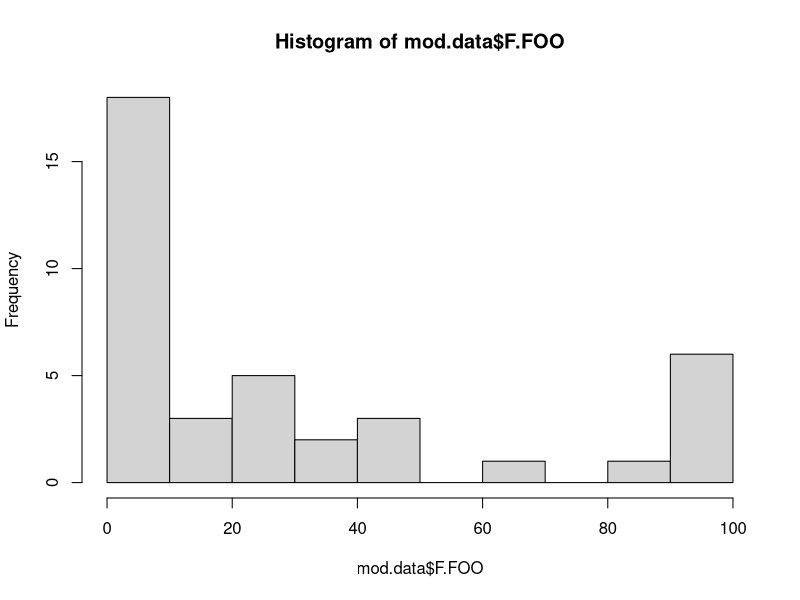
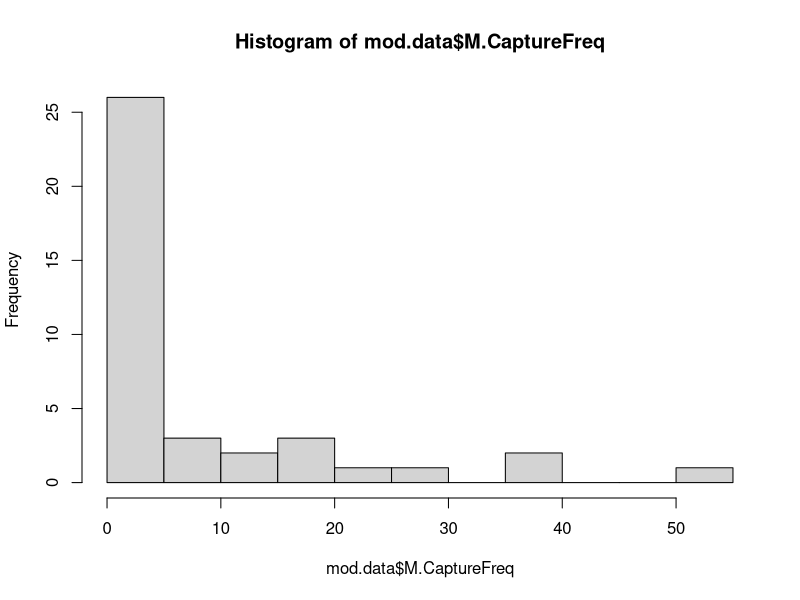
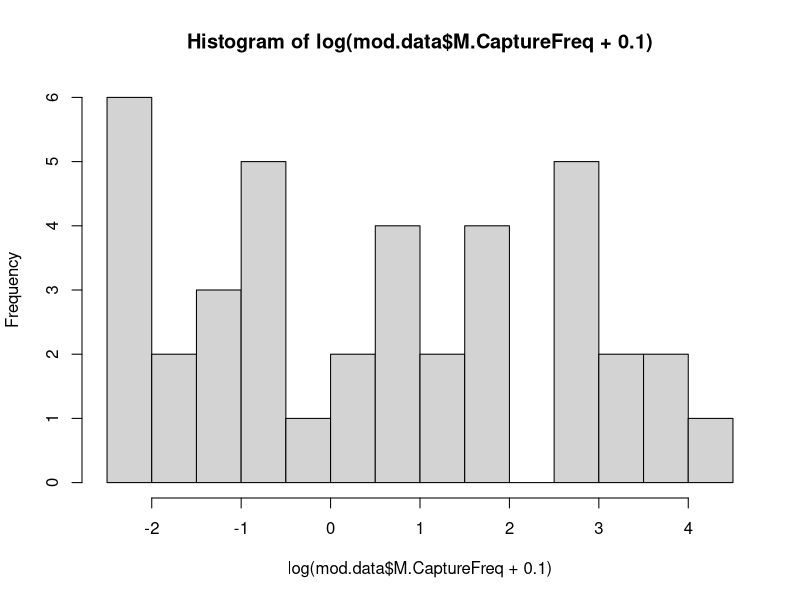
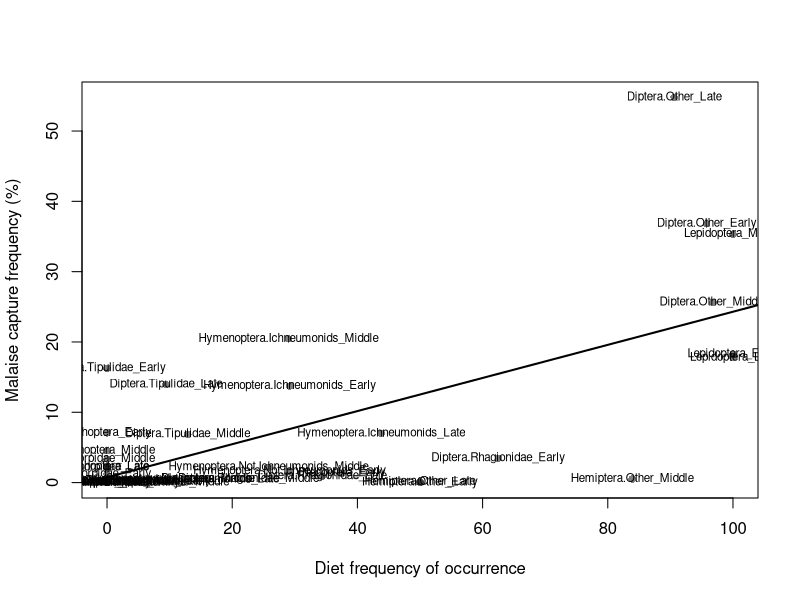
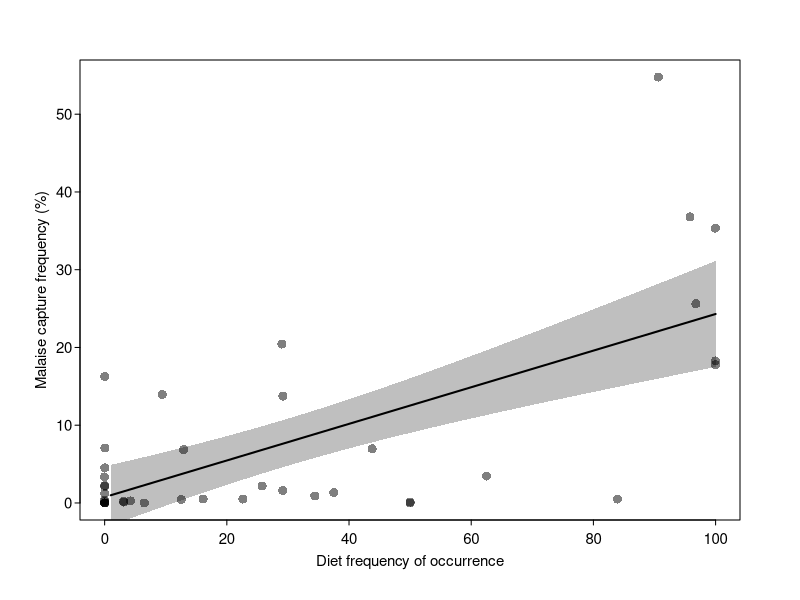

Generate these figures, in order, with R:
#### ---------------------------------------------------------------------------------------- ####
#### Prepare data and run simple models of the relationship between survey results and FOO
##   1) Prepare data for Malaise comparison and run model
##   2) Export a quick plot to show the model relationship (supplementary material)
#### ---------------------------------------------------------------------------------------- ####
library(vegan)
library(dplyr)

folder <- "C:/Users/astil/Dropbox/____Projects____/BTBW Diet/Data"
setwd(folder)


#### ---------------- 1) Prepare data for Malaise comparison and run model ----------------- ####

#### Load data
m.all <- read.csv("Malaise.Order.2021.matrix.csv")
f <- read.csv("Malaise_fecal.csv")
f$Period[which(f$Period == "Mid")] <- "Middle"     # needs to match the Malaise dataset
f.mat <- f %>% select(Hemiptera.Pentatomidae:Panorpidae, ,-Coleoptera)

## Dataframes to receive results
mod.data <- data.frame(Taxon=rep(names(f.mat), times=3), 
                       Season=rep(c("Early","Middle","Late"), each=ncol(f.mat)),
                       F.FOO=NA, M.Captures=NA)
mod.data$RowID <- paste(mod.data$Taxon, mod.data$Season, sep="_")
f.foo <- data.frame(Method=rep("Fecal", ncol(f.mat)), Tax.group=names(f.mat), Early=NA, Middle=NA, Late=NA)


#### Organize Malaise data and add to mod.data
m.all$Lepidoptera <- apply(m.all[, c("Lepidoptera.Adult","Lepidoptera.Larvae")], 1, sum)
m.all$Diptera.Other <- apply(m.all[, c("Diptera.Tachinidae","Diptera.Other.HFT","Diptera.Other.MT")], 1, sum)
m <- m.all %>% select(-c(Lepidoptera.Adult, Lepidoptera.Larvae,Arachnida, Coleoptera,
                      Diptera.Tachinidae, Diptera.Other.HFT, Diptera.Other.MT))

## Combine Malaise abundances per season
m <- m %>% select(Survey, Hemiptera.Pentatomidae:Panorpidae, Lepidoptera, Diptera.Other)
m <- m %>% group_by(Survey) %>%
  summarize(across(everything(), sum)) 

## Add to mod.data
m2 <- data.frame(Taxon=rep(names(m)[2:ncol(m)], times=3),
                Season=rep(m$Survey, each=length(names(m)[2:ncol(m)])),
                M.Captures=NA)
m2$RowID <- paste(m2$Taxon, m2$Season, sep="_")
m2$M.Captures <- c(as.numeric(m[1, 2:ncol(m)]),       # Force data to correct format
                   as.numeric(m[2 ,2:ncol(m)]),
                   as.numeric(m[3, 2:ncol(m)]))
mod.data$M.Captures <- m2$M.Captures[match(mod.data$RowID, m2$RowID)]

## For easier comparisons, convert # of captures to % of total captures in a season
mod.data$Capture.sum <- rep(c(sum(mod.data$M.Captures[mod.data$Season=="Early"]),
                              sum(mod.data$M.Captures[mod.data$Season=="Middle"]),
                              sum(mod.data$M.Captures[mod.data$Season=="Late"])),
                            each=nrow(f.foo))
mod.data$M.CaptureFreq <- round((mod.data$M.Captures / mod.data$Capture.sum) * 100, 3)


#### Calculate FOO for fecal samples, separated by season
f.mat.e <- f.mat[which(f$Period=="Early"),]
f.mat.m <- f.mat[which(f$Period=="Middle"),]
f.mat.l <- f.mat[which(f$Period=="Late"),]
f.foo$Early <- round(specnumber(f.mat.e, MARGIN=2)/nrow(f.mat.e),3)*100
f.foo$Middle <- round(specnumber(f.mat.m, MARGIN=2)/nrow(f.mat.m),3)*100
f.foo$Late <- round(specnumber(f.mat.l, MARGIN=2)/nrow(f.mat.l),3)*100

## Add to mod.data
f.foo2 <- data.frame(Taxon=rep(f.foo$Tax.group, times=3),
                     Season=rep(c("Early","Middle","Late"), each=nrow(f.foo)),
                     F.Foo=NA)
f.foo2$RowID <- paste(f.foo2$Taxon, f.foo2$Season, sep="_")
f.foo2$F.Foo <- c(f.foo$Early, f.foo$Middle, f.foo$Late)     # Force data to correct format
mod.data$F.FOO <- f.foo2$F.Foo[match(mod.data$RowID, f.foo2$RowID)]


#### MODELING!
hist(mod.data$F.FOO, breaks=10)
hist(mod.data$M.CaptureFreq, breaks=10)
hist(log(mod.data$M.CaptureFreq+0.1), breaks=10) # Note that we could model this as a lognormal
# Tests show that lognormal model produces same results. But plot + residuals are harder to interpret. 

mod1 <- lm(M.CaptureFreq ~ F.FOO, data=mod.data)
summary(mod1)
confint(mod1)

# Strong, positive relationship. That's good news! 
plot(mod.data$F.FOO, mod.data$M.CaptureFreq, pch=16, col="#00000080",
     ylab="Malaise capture frequency (%)", xlab="Diet frequency of occurrence")
abline(mod1, lwd=2)
text(M.CaptureFreq ~ F.FOO, labels=RowID, data=mod.data, cex=0.7)

## Save the data and model
mod.data$Residuals <- mod1$residuals
setwd(folder)
setwd("../Output")
save(mod.data, mod1, file="Malaise_compare.RData")

## Optional: convert m to dataset to look at changes across seasons
# m.new <- as.data.frame(t(m))
# names(m.new) <- m.new[1,]
# m.new <- m.new[-1,]
# m.new <- m.new[,c("Early","Middle","Late")]
# m.new$Early <- round(as.numeric(m.new$Early)/sum(as.numeric(m.new$Early)), 3)*100
# m.new$Middle <- round(as.numeric(m.new$Middle)/sum(as.numeric(m.new$Middle)), 3)*100
# m.new$Late <- round(as.numeric(m.new$Late)/sum(as.numeric(m.new$Late)), 3)*100



#### ------------------------ 2) Plot for supplemental material ------------------------- ####

## Predict
y.pred <- predict(mod1, newdata = data.frame(F.FOO=1:100), interval="confidence", level=0.95)
y.pred <- cbind(data.frame(F.FOO=1:100), y.pred)

## Plot
jpeg(file="FigureS3_MalaiseCompare.jpg", width=5.5, height=5, units = "in", res = 600)

par(las=1, tcl=-0.25, cex.axis=0.9, cex.lab=0.9, mgp=c(1.5,0.4,0), mar=c(4,4,3,3))
plot(jitter(mod.data$F.FOO), mod.data$M.CaptureFreq, pch=16, col="#00000080", cex=1.2,
     ylab="Malaise capture frequency (%)", xlab="Diet frequency of occurrence")
polygon(x = c(y.pred$F.FOO, rev(y.pred$F.FOO)), y = c(y.pred$upr, rev(y.pred$lwr)), col = "#00000040", border = NA)
lines(x = y.pred$F.FOO, y = y.pred$fit, lwd = 2) 

dev.off()






